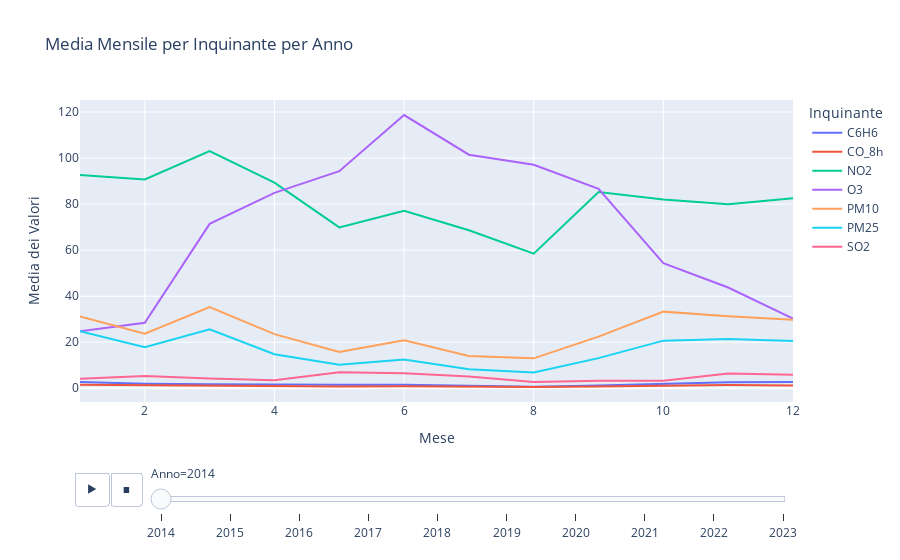

Notebook cell for this chart:
### Markdown cell above
##### Variazioni Stagionali della Qualità dell'Aria: Un'Analisi Mensile degli Inquinanti nel Comune di Milano

### Code cell
import pandas as pd
import plotly.express as px
from rdflib import Graph, URIRef, Literal, Namespace
from rdflib.namespace import RDF, XSD

# Esegui la query sul tuo grafo RDF
query = """
PREFIX sso: <http://www.semanticweb.org/aria-ontology-cb-dn/ontology/>
PREFIX xsd: <http://www.w3.org/2001/XMLSchema#>

SELECT ?stazione ?data ?formula ?valore
WHERE {
    ?stazione sso:haMisuraInquinante ?misura .
    ?misura sso:data ?data ;
            sso:inquinante ?inquinante .
    ?inquinante sso:formula ?formula ;
                sso:valore ?valore .
}
ORDER BY ?stazione ?data
"""
result = g.query(query)

# Preparazione dei dati per il grafico
data = []
for row in result:
    stazione = str(row.stazione)
    data_misurazione = row.data.toPython() if isinstance(row.data, Literal) else None
    formula = str(row.formula)
    valore = float(row.valore) if isinstance(row.valore, Literal) else None
    if data_misurazione:
        data.append({
            'Stazione': stazione,
            'Data': data_misurazione,
            'Inquinante': formula,
            'Valore': valore
        })

df = pd.DataFrame(data)

# Assicurati che la colonna 'Data' sia convertita in datetime
df['Data'] = pd.to_datetime(df['Data'])

# Creazione delle colonne 'Anno' e 'Mese'
df['Anno'] = df['Data'].dt.year
df['Mese'] = df['Data'].dt.month

# Calcolo della media mensile per ogni anno e inquinante
df_media = df.groupby(['Anno', 'Mese', 'Inquinante']).agg({'Valore': 'mean'}).reset_index()

# Creazione del grafico
fig = px.line(df_media, x='Mese', y='Valore', color='Inquinante', 
              title='Media Mensile per Inquinante per Anno',
              labels={'Valore': 'Media dei Valori'}, 
              animation_frame='Anno', 
              category_orders={'Mese': [1, 2, 3, 4, 5, 6, 7, 8, 9, 10, 11, 12]})

fig.layout.updatemenus[0].buttons[0].args[1]['frame']['duration'] = 1000
fig.layout.updatemenus[0].buttons[0].args[1]['transition']['duration'] = 500

# Mostra il grafico
fig.show()

### Figure 1 — Plotly figure (JSON) as saved in the notebook; plotly's stock layout.template omitted (floating-point values rounded to 4 significant figures)
{"data": [{"hovertemplate": "Inquinante=C6H6<br>Anno=2014<br>Mese=%{x}<br>Media dei Valori=%{y}<extra></extra>", "legendgroup": "C6H6", "line": {"color": "#636efa", "dash": "solid"}, "marker": {"symbol": "circle"}, "mode": "lines", "name": "C6H6", "orientation": "v", "showlegend": true, "type": "scatter", "x": [1, 2, 3, 4, 5, 6, 7, 8, 9, 10, 11, 12], "xaxis": "x", "y": [2.704, 1.958, 1.783, 1.513, 1.5, 1.5, 1.241, 0.6568, 1.24, 1.983, 2.601, 2.754], "yaxis": "y"}, {"hovertemplate": "Inquinante=CO_8h<br>Anno=2014<br>Mese=%{x}<br>Media dei Valori=%{y}<extra></extra>", "legendgroup": "CO_8h", "line": {"color": "#EF553B", "dash": "solid"}, "marker": {"symbol": "circle"}, "mode": "lines", "name": "CO_8h", "orientation": "v", "showlegend": true, "type": "scatter", "x": [1, 2, 3, 4, 5, 6, 7, 8, 9, 10, 11, 12], "xaxis": "x", "y": [1.578, 1.315, 1.251, 0.915, 0.7332, 0.8843, 0.7085, 0.5969, 0.8146, 0.9962, 1.374, 1.218], "yaxis": "y"}, {"hovertemplate": "Inquinante=NO2<br>Anno=2014<br>Mese=%{x}<br>Media dei Valori=%{y}<extra></extra>", "legendgroup": "NO2", "line": {"color": "#00cc96", "dash": "solid"}, "marker": {"symbol": "circle"}, "mode": "lines", "name": "NO2", "orientation": "v", "showlegend": true, "type": "scatter", "x": [1, 2, 3, 4, 5, 6, 7, 8, 9, 10, 11, 12], "xaxis": "x", "y": [92.62, 90.72, 103.0, 89.29, 69.89, 77.08, 68.63, 58.46, 85.25, 82.05, 79.96, 82.55], "yaxis": "y"}, {"hovertemplate": "Inquinante=O3<br>Anno=2014<br>Mese=%{x}<br>Media dei Valori=%{y}<extra></extra>", "legendgroup": "O3", "line": {"color": "#ab63fa", "dash": "solid"}, "marker": {"symbol": "circle"}, "mode": "lines", "name": "O3", "orientation": "v", "showlegend": true, "type": "scatter", "x": [1, 2, 3, 4, 5, 6, 7, 8, 9, 10, 11, 12], "xaxis": "x", "y": [24.72, 28.43, 71.42, 84.87, 94.3, 118.7, 101.5, 97.09, 86.62, 54.33, 43.77, 30.29], "yaxis": "y"}, {"hovertemplate": "Inquinante=PM10<br>Anno=2014<br>Mese=%{x}<br>Media dei Valori=%{y}<extra></extra>", "legendgroup": "PM10", "line": {"color": "#FFA15A", "dash": "solid"}, "marker": {"symbol": "circle"}, "mode": "lines", "name": "PM10", "orientation": "v", "showlegend": true, "type": "scatter", "x": [1, 2, 3, 4, 5, 6, 7, 8, 9, 10, 11, 12], "xaxis": "x", "y": [31.19, 23.7, 35.32, 23.54, 15.75, 20.86, 14.01, 13, 22.43, 33.29, 31.23, 29.74], "yaxis": "y"}, {"hovertemplate": "Inquinante=PM25<br>Anno=2014<br>Mese=%{x}<br>Media dei Valori=%{y}<extra></extra>", "legendgroup": "PM25", "line": {"color": "#19d3f3", "dash": "solid"}, "marker": {"symbol": "circle"}, "mode": "lines", "name": "PM25", "orientation": "v", "showlegend": true, "type": "scatter", "x": [1, 2, 3, 4, 5, 6, 7, 8, 9, 10, 11, 12], "xaxis": "x", "y": [24.83, 17.82, 25.58, 14.78, 10.18, 12.48, 8.272, 6.899, 13.1, 20.69, 21.39, 20.54], "yaxis": "y"}, {"hovertemplate": "Inquinante=SO2<br>Anno=2014<br>Mese=%{x}<br>Media dei Valori=%{y}<extra></extra>", "legendgroup": "SO2", "line": {"color": "#FF6692", "dash": "solid"}, "marker": {"symbol": "circle"}, "mode": "lines", "name": "SO2", "orientation": "v", "showlegend": true, "type": "scatter", "x": [1, 2, 3, 4, 5, 6, 7, 8, 9, 10, 11, 12], "xaxis": "x", "y": [4.145, 5.286, 4.194, 3.483, 6.935, 6.519, 5.129, 2.742, 3.317, 3.226, 6.429, 5.839], "yaxis": "y"}], "layout": {"legend": {"title": {"text": "Inquinante"}, "tracegroupgap": 0}, "sliders": [{"active": 0, "currentvalue": {"prefix": "Anno="}, "len": 0.9, "pad": {"b": 10, "t": 60}, "steps": [{"args": [["2014"], {"frame": {"duration": 0, "redraw": false}, "fromcurrent": true, "mode": "immediate", "transition": {"duration": 0, "easing": "linear"}}], "label": "2014", "method": "animate"}, {"args": [["2015"], {"frame": {"duration": 0, "redraw": false}, "fromcurrent": true, "mode": "immediate", "transition": {"duration": 0, "easing": "linear"}}], "label": "2015", "method": "animate"}, {"args": [["2016"], {"frame": {"duration": 0, "redraw": false}, "fromcurrent": true, "mode": "immediate", "transition": {"duration": 0, "easing": "linear"}}], "label": "2016", "method": "animate"}, {"args": [["2017"], {"frame": {"duration": 0, "redraw": false}, "fromcurrent": true, "mode": "immediate", "transition": {"duration": 0, "easing": "linear"}}], "label": "2017", "method": "animate"}, {"args": [["2018"], {"frame": {"duration": 0, "redraw": false}, "fromcurrent": true, "mode": "immediate", "transition": {"duration": 0, "easing": "linear"}}], "label": "2018", "method": "animate"}, {"args": [["2019"], {"frame": {"duration": 0, "redraw": false}, "fromcurrent": true, "mode": "immediate", "transition": {"duration": 0, "easing": "linear"}}], "label": "2019", "method": "animate"}, {"args": [["2020"], {"frame": {"duration": 0, "redraw": false}, "fromcurrent": true, "mode": "immediate", "transition": {"duration": 0, "easing": "linear"}}], "label": "2020", "method": "animate"}, {"args": [["2021"], {"frame": {"duration": 0, "redraw": false}, "fromcurrent": true, "mode": "immediate", "transition": {"duration": 0, "easing": "linear"}}], "label": "2021", "method": "animate"}, {"args": [["2022"], {"frame": {"duration": 0, "redraw": false}, "fromcurrent": true, "mode": "immediate", "transition": {"duration": 0, "easing": "linear"}}], "label": "2022", "method": "animate"}, {"args": [["2023"], {"frame": {"duration": 0, "redraw": false}, "fromcurrent": true, "mode": "immediate", "transition": {"duration": 0, "easing": "linear"}}], "label": "2023", "method": "animate"}], "x": 0.1, "xanchor": "left", "y": 0, "yanchor": "top"}], "title": {"text": "Media Mensile per Inquinante per Anno"}, "updatemenus": [{"buttons": [{"args": [null, {"frame": {"duration": 1000, "redraw": false}, "fromcurrent": true, "mode": "immediate", "transition": {"duration": 500, "easing": "linear"}}], "label": "&#9654;", "method": "animate"}, {"args": [[null], {"frame": {"duration": 0, "redraw": false}, "fromcurrent": true, "mode": "immediate", "transition": {"duration": 0, "easing": "linear"}}], "label": "&#9724;", "method": "animate"}], "direction": "left", "pad": {"r": 10, "t": 70}, "showactive": false, "type": "buttons", "x": 0.1, "xanchor": "right", "y": 0, "yanchor": "top"}], "xaxis": {"anchor": "y", "categoryarray": [1, 2, 3, 4, 5, 6, 7, 8, 9, 10, 11, 12], "categoryorder": "array", "domain": [0, 1], "title": {"text": "Mese"}}, "yaxis": {"anchor": "x", "domain": [0, 1], "title": {"text": "Media dei Valori"}}}}
